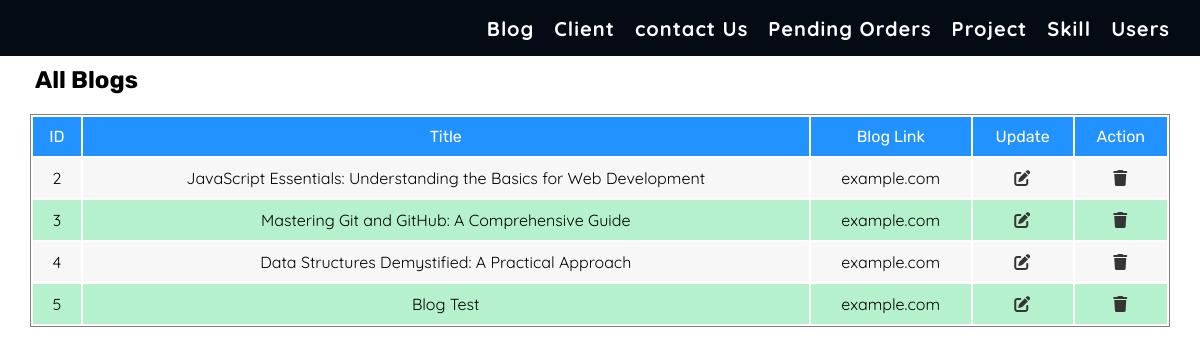
Page /admin/summary.php on the committed database.
### tables this page shows
CREATE TABLE `blog` (
  `blog_id` int(5) NOT NULL,
  `blog_title` varchar(200) NOT NULL,
  `blog_description` varchar(1000) NOT NULL,
  `blog_link` varchar(100) NOT NULL
);

### admin/summary.php (the view, shortened to what this page needs)
<!DOCTYPE html>
<html lang="en">
<head>
    <?php include 'include/meta-tags.php'; ?>
</head>
<body>
    <div class="summary-container">
        <?php include 'include/summary-header.php' ?>
        <h2 class="common-heading">All Blogs</h2>
        <div class="common-content">
            <?php
            include 'include/config.php';
            $blogQuery = "SELECT * FROM blog";
            $blogResult = mysqli_query($conn, $blogQuery) or die("Client Query Disconnected!");
            ?>
                <table>
                    <thead>
                        <tr>
                            <td>ID</td>
                            <td>Title</td>
                            <td>Blog Link</td>
                            <td>Update</td>
                            <td>Action</td>
                        </tr>
                    </thead>
                    <tbody>
                        <?php while ($row = mysqli_fetch_assoc($blogResult)) { ?>
                            <tr>
                                <td><?php echo $row['blog_id'] ?></td>
                                <td><?php echo $row['blog_title'] ?></td>
                                <td><?php echo $row['blog_link'] ?></td>
                                <td><a href="#"><i class="fas fa-pen-to-square"></i></a></td>
                                <td><a href="#"><i class="fas fa-trash"></i></a></td>
                            </tr>
                        <?php } ?>
                    </tbody>
                </table>
        </div>
    </div>
</body>
</html>

### admin/include/style.php (style rules this page uses)
* { padding: 0; margin: 0; box-sizing: border-box; scroll-behavior: smooth; }
:root { --darkBgColor: #040b14; --textColor: #353535; --yellowColor: rgb(235, 235, 14); --themeColor: #00a78e; --lightThemeColor: #B5F1CC; --whiteColor: #fff; --iconBGColor: #525252; --lightBgColor: #f7f7f7; --blueColor: #2192FF; --primaryFontSize: 20px; --secondayFontSize: 30px; --primaryFont: 'quicksand', serif; --secondaryFont: 'rubik', serif; --tertiaryFont: 'Rubik Bubbles'; }
a { text-decoration: none; color: var(--textColor); font-family: var(--primaryFont); letter-spacing: 1px; }
.common-heading { margin: 10px 35px; font-family: var(--secondaryFont); }
.common-content { width: 100%; margin: 20px 0; position: relative; display: flex; justify-content: center; }
.common-content table { width: 95%; border: 1px solid grey; }
.common-content table thead tr { background: var(--blueColor); text-align: center; }
.common-content table thead tr td { padding: 10px; color: #fff; font-family: var(--secondaryFont); }
.common-content table tbody tr { background: var(--lightBgColor); text-align: center; }
.common-content table tbody tr:nth-child(even) { background: var(--lightThemeColor); }
.common-content table tbody tr td { padding: 10px; font-family: var(--primaryFont); }

### rows in the picture
blog: blog_id "2", blog_title "JavaScript Essentials: Understanding the Basics for Web Development", blog_link "example.com"
blog: blog_id "3", blog_title "Mastering Git and GitHub: A Comprehensive Guide", blog_link "example.com"
blog: blog_id "4", blog_title "Data Structures Demystified: A Practical Approach", blog_link "example.com"
blog: blog_id "5", blog_title "Blog Test", blog_link "example.com"
